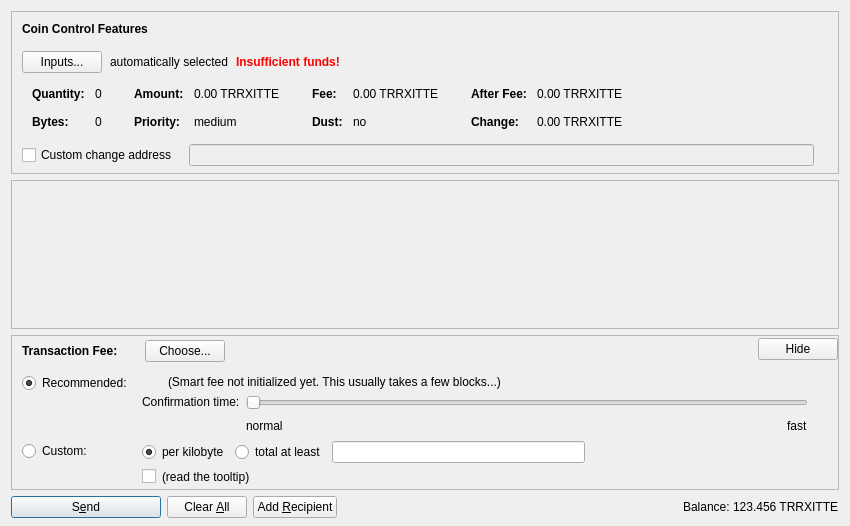
<?xml version="1.0" encoding="UTF-8"?>
<ui version="4.0">
 <class>SendCoinsDialog</class>
 <widget class="QDialog" name="SendCoinsDialog">
  <property name="geometry">
   <rect>
    <x>0</x>
    <y>0</y>
    <width>850</width>
    <height>526</height>
   </rect>
  </property>
  <property name="windowTitle">
   <string>Send Coins</string>
  </property>
  <layout class="QVBoxLayout" name="verticalLayout" stretch="0,1,0,0">
   <property name="bottomMargin">
    <number>8</number>
   </property>
   <item>
    <widget class="QFrame" name="frameCoinControl">
     <property name="sizePolicy">
      <sizepolicy hsizetype="Expanding" vsizetype="Expanding">
       <horstretch>0</horstretch>
       <verstretch>0</verstretch>
      </sizepolicy>
     </property>
     <property name="maximumSize">
      <size>
       <width>16777215</width>
       <height>16777215</height>
      </size>
     </property>
     <property name="frameShape">
      <enum>QFrame::StyledPanel</enum>
     </property>
     <property name="frameShadow">
      <enum>QFrame::Sunken</enum>
     </property>
     <layout class="QVBoxLayout" name="verticalLayoutCoinControl2">
      <property name="spacing">
       <number>0</number>
      </property>
      <property name="leftMargin">
       <number>0</number>
      </property>
      <property name="topMargin">
       <number>0</number>
      </property>
      <property name="rightMargin">
       <number>0</number>
      </property>
      <property name="bottomMargin">
       <number>6</number>
      </property>
      <item>
       <layout class="QVBoxLayout" name="verticalLayoutCoinControl" stretch="0,0,0,0,1">
        <property name="spacing">
         <number>0</number>
        </property>
        <property name="leftMargin">
         <number>10</number>
        </property>
        <property name="topMargin">
         <number>10</number>
        </property>
        <item>
         <layout class="QHBoxLayout" name="horizontalLayoutCoinControl1">
          <property name="bottomMargin">
           <number>15</number>
          </property>
          <item>
           <widget class="QLabel" name="labelCoinControlFeatures">
            <property name="sizePolicy">
             <sizepolicy hsizetype="Preferred" vsizetype="Maximum">
              <horstretch>0</horstretch>
              <verstretch>0</verstretch>
             </sizepolicy>
            </property>
            <property name="font">
             <font>
              <weight>75</weight>
              <bold>true</bold>
             </font>
            </property>
            <property name="styleSheet">
             <string notr="true">font-weight:bold;</string>
            </property>
            <property name="text">
             <string>Coin Control Features</string>
            </property>
           </widget>
          </item>
         </layout>
        </item>
        <item>
         <layout class="QHBoxLayout" name="horizontalLayoutCoinControl2" stretch="0,0,0,0">
          <property name="spacing">
           <number>8</number>
          </property>
          <property name="bottomMargin">
           <number>10</number>
          </property>
          <item>
           <widget class="QPushButton" name="pushButtonCoinControl">
            <property name="styleSheet">
             <string notr="true"/>
            </property>
            <property name="text">
             <string>Inputs...</string>
            </property>
            <property name="autoDefault">
             <bool>false</bool>
            </property>
           </widget>
          </item>
          <item>
           <widget class="QLabel" name="labelCoinControlAutomaticallySelected">
            <property name="text">
             <string>automatically selected</string>
            </property>
            <property name="margin">
             <number>5</number>
            </property>
           </widget>
          </item>
          <item>
           <widget class="QLabel" name="labelCoinControlInsuffFunds">
            <property name="font">
             <font>
              <weight>75</weight>
              <bold>true</bold>
             </font>
            </property>
            <property name="styleSheet">
             <string notr="true">color:red;font-weight:bold;</string>
            </property>
            <property name="text">
             <string>Insufficient funds!</string>
            </property>
            <property name="margin">
             <number>5</number>
            </property>
           </widget>
          </item>
          <item>
           <spacer name="horizontalSpacerCoinControl">
            <property name="orientation">
             <enum>Qt::Horizontal</enum>
            </property>
            <property name="sizeHint" stdset="0">
             <size>
              <width>40</width>
              <height>1</height>
             </size>
            </property>
           </spacer>
          </item>
         </layout>
        </item>
        <item>
         <widget class="QWidget" name="widgetCoinControl" native="true">
          <property name="sizePolicy">
           <sizepolicy hsizetype="Preferred" vsizetype="Preferred">
            <horstretch>0</horstretch>
            <verstretch>0</verstretch>
           </sizepolicy>
          </property>
          <property name="minimumSize">
           <size>
            <width>0</width>
            <height>0</height>
           </size>
          </property>
          <property name="styleSheet">
           <string notr="true"/>
          </property>
          <layout class="QHBoxLayout" name="horizontalLayoutCoinControl5">
           <property name="leftMargin">
            <number>0</number>
           </property>
           <property name="topMargin">
            <number>0</number>
           </property>
           <property name="rightMargin">
            <number>0</number>
           </property>
           <property name="bottomMargin">
            <number>0</number>
           </property>
           <item>
            <layout class="QHBoxLayout" name="horizontalLayoutCoinControl3" stretch="0,0,0,1">
             <property name="spacing">
              <number>20</number>
             </property>
             <property name="topMargin">
              <number>0</number>
             </property>
             <property name="bottomMargin">
              <number>10</number>
             </property>
             <item>
              <layout class="QFormLayout" name="formLayoutCoinControl1">
               <property name="horizontalSpacing">
                <number>10</number>
               </property>
               <property name="verticalSpacing">
                <number>14</number>
               </property>
               <property name="leftMargin">
                <number>10</number>
               </property>
               <property name="topMargin">
                <number>4</number>
               </property>
               <property name="rightMargin">
                <number>6</number>
               </property>
               <item row="0" column="0">
                <widget class="QLabel" name="labelCoinControlQuantityText">
                 <property name="font">
                  <font>
                   <weight>75</weight>
                   <bold>true</bold>
                  </font>
                 </property>
                 <property name="text">
                  <string>Quantity:</string>
                 </property>
                 <property name="margin">
                  <number>0</number>
                 </property>
                </widget>
               </item>
               <item row="0" column="1">
                <widget class="QLabel" name="labelCoinControlQuantity">
                 <property name="cursor">
                  <cursorShape>IBeamCursor</cursorShape>
                 </property>
                 <property name="contextMenuPolicy">
                  <enum>Qt::ActionsContextMenu</enum>
                 </property>
                 <property name="text">
                  <string notr="true">0</string>
                 </property>
                 <property name="margin">
                  <number>0</number>
                 </property>
                 <property name="textInteractionFlags">
                  <set>Qt::LinksAccessibleByMouse|Qt::TextSelectableByKeyboard|Qt::TextSelectableByMouse</set>
                 </property>
                </widget>
               </item>
               <item row="1" column="0">
                <widget class="QLabel" name="labelCoinControlBytesText">
                 <property name="font">
                  <font>
                   <weight>75</weight>
                   <bold>true</bold>
                  </font>
                 </property>
                 <property name="text">
                  <string>Bytes:</string>
                 </property>
                </widget>
               </item>
               <item row="1" column="1">
                <widget class="QLabel" name="labelCoinControlBytes">
                 <property name="cursor">
                  <cursorShape>IBeamCursor</cursorShape>
                 </property>
                 <property name="contextMenuPolicy">
                  <enum>Qt::ActionsContextMenu</enum>
                 </property>
                 <property name="text">
                  <string notr="true">0</string>
                 </property>
                 <property name="textInteractionFlags">
                  <set>Qt::LinksAccessibleByMouse|Qt::TextSelectableByKeyboard|Qt::TextSelectableByMouse</set>
                 </property>
                </widget>
               </item>
              </layout>
             </item>
             <item>
              <layout class="QFormLayout" name="formLayoutCoinControl2">
               <property name="horizontalSpacing">
                <number>10</number>
               </property>
               <property name="verticalSpacing">
                <number>14</number>
               </property>
               <property name="leftMargin">
                <number>6</number>
               </property>
               <property name="topMargin">
                <number>4</number>
               </property>
               <property name="rightMargin">
                <number>6</number>
               </property>
               <item row="0" column="0">
                <widget class="QLabel" name="labelCoinControlAmountText">
                 <property name="font">
                  <font>
                   <weight>75</weight>
                   <bold>true</bold>
                  </font>
                 </property>
                 <property name="text">
                  <string>Amount:</string>
                 </property>
                 <property name="margin">
                  <number>0</number>
                 </property>
                </widget>
               </item>
               <item row="0" column="1">
                <widget class="QLabel" name="labelCoinControlAmount">
                 <property name="cursor">
                  <cursorShape>IBeamCursor</cursorShape>
                 </property>
                 <property name="contextMenuPolicy">
                  <enum>Qt::ActionsContextMenu</enum>
                 </property>
                 <property name="text">
                  <string notr="true">0.00 TRRXITTE</string>
                 </property>
                 <property name="textInteractionFlags">
                  <set>Qt::LinksAccessibleByMouse|Qt::TextSelectableByKeyboard|Qt::TextSelectableByMouse</set>
                 </property>
                </widget>
               </item>
               <item row="1" column="0">
                <widget class="QLabel" name="labelCoinControlPriorityText">
                 <property name="font">
                  <font>
                   <weight>75</weight>
                   <bold>true</bold>
                  </font>
                 </property>
                 <property name="text">
                  <string>Priority:</string>
                 </property>
                </widget>
               </item>
               <item row="1" column="1">
                <widget class="QLabel" name="labelCoinControlPriority">
                 <property name="cursor">
                  <cursorShape>IBeamCursor</cursorShape>
                 </property>
                 <property name="contextMenuPolicy">
                  <enum>Qt::ActionsContextMenu</enum>
                 </property>
                 <property name="text">
                  <string notr="true">medium</string>
                 </property>
                 <property name="textInteractionFlags">
                  <set>Qt::LinksAccessibleByMouse|Qt::TextSelectableByKeyboard|Qt::TextSelectableByMouse</set>
                 </property>
                </widget>
               </item>
              </layout>
             </item>
             <item>
              <layout class="QFormLayout" name="formLayoutCoinControl3">
               <property name="horizontalSpacing">
                <number>10</number>
               </property>
               <property name="verticalSpacing">
                <number>14</number>
               </property>
               <property name="leftMargin">
                <number>6</number>
               </property>
               <property name="topMargin">
                <number>4</number>
               </property>
               <property name="rightMargin">
                <number>6</number>
               </property>
               <item row="0" column="0">
                <widget class="QLabel" name="labelCoinControlFeeText">
                 <property name="font">
                  <font>
                   <weight>75</weight>
                   <bold>true</bold>
                  </font>
                 </property>
                 <property name="text">
                  <string>Fee:</string>
                 </property>
                 <property name="margin">
                  <number>0</number>
                 </property>
                </widget>
               </item>
               <item row="0" column="1">
                <widget class="QLabel" name="labelCoinControlFee">
                 <property name="cursor">
                  <cursorShape>IBeamCursor</cursorShape>
                 </property>
                 <property name="contextMenuPolicy">
                  <enum>Qt::ActionsContextMenu</enum>
                 </property>
                 <property name="text">
                  <string notr="true">0.00 TRRXITTE</string>
                 </property>
                 <property name="textInteractionFlags">
                  <set>Qt::LinksAccessibleByMouse|Qt::TextSelectableByKeyboard|Qt::TextSelectableByMouse</set>
                 </property>
                </widget>
               </item>
               <item row="1" column="0">
                <widget class="QLabel" name="labelCoinControlLowOutputText">
                 <property name="font">
                  <font>
                   <weight>75</weight>
                   <bold>true</bold>
                  </font>
                 </property>
                 <property name="text">
                  <string>Dust:</string>
                 </property>
                </widget>
               </item>
               <item row="1" column="1">
                <widget class="QLabel" name="labelCoinControlLowOutput">
                 <property name="cursor">
                  <cursorShape>IBeamCursor</cursorShape>
                 </property>
                 <property name="contextMenuPolicy">
                  <enum>Qt::ActionsContextMenu</enum>
                 </property>
                 <property name="text">
                  <string notr="true">no</string>
                 </property>
                 <property name="textInteractionFlags">
                  <set>Qt::LinksAccessibleByMouse|Qt::TextSelectableByKeyboard|Qt::TextSelectableByMouse</set>
                 </property>
                </widget>
               </item>
              </layout>
             </item>
             <item>
              <layout class="QFormLayout" name="formLayoutCoinControl4">
               <property name="horizontalSpacing">
                <number>10</number>
               </property>
               <property name="verticalSpacing">
                <number>14</number>
               </property>
               <property name="leftMargin">
                <number>6</number>
               </property>
               <property name="topMargin">
                <number>4</number>
               </property>
               <property name="rightMargin">
                <number>6</number>
               </property>
               <item row="0" column="0">
                <widget class="QLabel" name="labelCoinControlAfterFeeText">
                 <property name="font">
                  <font>
                   <weight>75</weight>
                   <bold>true</bold>
                  </font>
                 </property>
                 <property name="text">
                  <string>After Fee:</string>
                 </property>
                 <property name="margin">
                  <number>0</number>
                 </property>
                </widget>
               </item>
               <item row="0" column="1">
                <widget class="QLabel" name="labelCoinControlAfterFee">
                 <property name="cursor">
                  <cursorShape>IBeamCursor</cursorShape>
                 </property>
                 <property name="contextMenuPolicy">
                  <enum>Qt::ActionsContextMenu</enum>
                 </property>
                 <property name="text">
                  <string notr="true">0.00 TRRXITTE</string>
                 </property>
                 <property name="textInteractionFlags">
                  <set>Qt::LinksAccessibleByMouse|Qt::TextSelectableByKeyboard|Qt::TextSelectableByMouse</set>
                 </property>
                </widget>
               </item>
               <item row="1" column="0">
                <widget class="QLabel" name="labelCoinControlChangeText">
                 <property name="font">
                  <font>
                   <weight>75</weight>
                   <bold>true</bold>
                  </font>
                 </property>
                 <property name="text">
                  <string>Change:</string>
                 </property>
                </widget>
               </item>
               <item row="1" column="1">
                <widget class="QLabel" name="labelCoinControlChange">
                 <property name="cursor">
                  <cursorShape>IBeamCursor</cursorShape>
                 </property>
                 <property name="contextMenuPolicy">
                  <enum>Qt::ActionsContextMenu</enum>
                 </property>
                 <property name="text">
                  <string notr="true">0.00 TRRXITTE</string>
                 </property>
                 <property name="textInteractionFlags">
                  <set>Qt::LinksAccessibleByMouse|Qt::TextSelectableByKeyboard|Qt::TextSelectableByMouse</set>
                 </property>
                </widget>
               </item>
              </layout>
             </item>
            </layout>
           </item>
          </layout>
         </widget>
        </item>
        <item>
         <layout class="QHBoxLayout" name="horizontalLayoutCoinControl4" stretch="0,0,0">
          <property name="spacing">
           <number>12</number>
          </property>
          <property name="sizeConstraint">
           <enum>QLayout::SetDefaultConstraint</enum>
          </property>
          <property name="topMargin">
           <number>5</number>
          </property>
          <property name="rightMargin">
           <number>5</number>
          </property>
          <item>
           <widget class="QCheckBox" name="checkBoxCoinControlChange">
            <property name="toolTip">
             <string>If this is activated, but the change address is empty or invalid, change will be sent to a newly generated address.</string>
            </property>
            <property name="text">
             <string>Custom change address</string>
            </property>
           </widget>
          </item>
          <item>
           <widget class="QValidatedLineEdit" name="lineEditCoinControlChange">
            <property name="enabled">
             <bool>false</bool>
            </property>
            <property name="sizePolicy">
             <sizepolicy hsizetype="Expanding" vsizetype="Fixed">
              <horstretch>0</horstretch>
              <verstretch>0</verstretch>
             </sizepolicy>
            </property>
           </widget>
          </item>
          <item>
           <widget class="QLabel" name="labelCoinControlChangeLabel">
            <property name="sizePolicy">
             <sizepolicy hsizetype="Preferred" vsizetype="Expanding">
              <horstretch>0</horstretch>
              <verstretch>0</verstretch>
             </sizepolicy>
            </property>
            <property name="minimumSize">
             <size>
              <width>0</width>
              <height>0</height>
             </size>
            </property>
            <property name="text">
             <string/>
            </property>
            <property name="margin">
             <number>3</number>
            </property>
           </widget>
          </item>
         </layout>
        </item>
        <item>
         <spacer name="verticalSpacerCoinControl">
          <property name="orientation">
           <enum>Qt::Vertical</enum>
          </property>
          <property name="sizeHint" stdset="0">
           <size>
            <width>800</width>
            <height>1</height>
           </size>
          </property>
         </spacer>
        </item>
       </layout>
      </item>
     </layout>
    </widget>
   </item>
   <item>
    <widget class="QScrollArea" name="scrollArea">
     <property name="widgetResizable">
      <bool>true</bool>
     </property>
     <widget class="QWidget" name="scrollAreaWidgetContents">
      <property name="geometry">
       <rect>
        <x>0</x>
        <y>0</y>
        <width>830</width>
        <height>104</height>
       </rect>
      </property>
      <layout class="QVBoxLayout" name="verticalLayout_2" stretch="0,1">
       <property name="leftMargin">
        <number>0</number>
       </property>
       <property name="topMargin">
        <number>0</number>
       </property>
       <property name="rightMargin">
        <number>0</number>
       </property>
       <property name="bottomMargin">
        <number>0</number>
       </property>
       <item>
        <layout class="QVBoxLayout" name="entries">
         <property name="spacing">
          <number>6</number>
         </property>
        </layout>
       </item>
       <item>
        <spacer name="verticalSpacer">
         <property name="orientation">
          <enum>Qt::Vertical</enum>
         </property>
         <property name="sizeHint" stdset="0">
          <size>
           <width>20</width>
           <height>40</height>
          </size>
         </property>
        </spacer>
       </item>
      </layout>
     </widget>
    </widget>
   </item>
   <item>
    <widget class="QFrame" name="frameFee">
     <property name="sizePolicy">
      <sizepolicy hsizetype="Expanding" vsizetype="Expanding">
       <horstretch>0</horstretch>
       <verstretch>0</verstretch>
      </sizepolicy>
     </property>
     <property name="maximumSize">
      <size>
       <width>16777215</width>
       <height>16777215</height>
      </size>
     </property>
     <property name="frameShape">
      <enum>QFrame::StyledPanel</enum>
     </property>
     <property name="frameShadow">
      <enum>QFrame::Sunken</enum>
     </property>
     <layout class="QVBoxLayout" name="verticalLayoutFee1">
      <property name="spacing">
       <number>0</number>
      </property>
      <property name="leftMargin">
       <number>0</number>
      </property>
      <property name="topMargin">
       <number>0</number>
      </property>
      <property name="rightMargin">
       <number>0</number>
      </property>
      <property name="bottomMargin">
       <number>0</number>
      </property>
      <item>
       <layout class="QVBoxLayout" name="verticalLayoutFee2" stretch="0,0,0">
        <property name="spacing">
         <number>0</number>
        </property>
        <property name="leftMargin">
         <number>10</number>
        </property>
        <property name="topMargin">
         <number>0</number>
        </property>
        <item>
         <layout class="QHBoxLayout" name="horizontalLayoutFee1">
          <property name="bottomMargin">
           <number>0</number>
          </property>
          <item>
           <layout class="QVBoxLayout" name="verticalLayoutFee7">
            <property name="spacing">
             <number>0</number>
            </property>
            <item>
             <spacer name="verticalSpacerSmartFee">
              <property name="orientation">
               <enum>Qt::Vertical</enum>
              </property>
              <property name="sizeType">
               <enum>QSizePolicy::Fixed</enum>
              </property>
              <property name="sizeHint" stdset="0">
               <size>
                <width>1</width>
                <height>4</height>
               </size>
              </property>
             </spacer>
            </item>
            <item>
             <layout class="QHBoxLayout" name="horizontalLayoutSmartFee">
              <property name="spacing">
               <number>10</number>
              </property>
              <item>
               <widget class="QLabel" name="labelFeeHeadline">
                <property name="sizePolicy">
                 <sizepolicy hsizetype="Preferred" vsizetype="Maximum">
                  <horstretch>0</horstretch>
                  <verstretch>0</verstretch>
                 </sizepolicy>
                </property>
                <property name="font">
                 <font>
                  <weight>75</weight>
                  <bold>true</bold>
                 </font>
                </property>
                <property name="styleSheet">
                 <string notr="true">font-weight:bold;</string>
                </property>
                <property name="text">
                 <string>Transaction Fee:</string>
                </property>
               </widget>
              </item>
              <item>
               <widget class="QLabel" name="labelFeeMinimized">
                <property name="text">
                 <string/>
                </property>
               </widget>
              </item>
              <item>
               <widget class="QPushButton" name="buttonChooseFee">
                <property name="text">
                 <string>Choose...</string>
                </property>
               </widget>
              </item>
             </layout>
            </item>
            <item>
             <spacer name="verticalSpacer_5">
              <property name="orientation">
               <enum>Qt::Vertical</enum>
              </property>
              <property name="sizeHint" stdset="0">
               <size>
                <width>1</width>
                <height>1</height>
               </size>
              </property>
             </spacer>
            </item>
           </layout>
          </item>
          <item>
           <spacer name="horizontalSpacer_4">
            <property name="orientation">
             <enum>Qt::Horizontal</enum>
            </property>
            <property name="sizeHint" stdset="0">
             <size>
              <width>40</width>
              <height>20</height>
             </size>
            </property>
           </spacer>
          </item>
          <item>
           <widget class="QPushButton" name="buttonMinimizeFee">
            <property name="toolTip">
             <string>collapse fee-settings</string>
            </property>
            <property name="text">
             <string>Hide</string>
            </property>
           </widget>
          </item>
         </layout>
        </item>
        <item>
         <widget class="QFrame" name="frameFeeSelection">
          <layout class="QVBoxLayout" name="verticalLayoutFee12">
           <property name="spacing">
            <number>0</number>
           </property>
           <property name="leftMargin">
            <number>0</number>
           </property>
           <property name="topMargin">
            <number>0</number>
           </property>
           <property name="rightMargin">
            <number>0</number>
           </property>
           <property name="bottomMargin">
            <number>0</number>
           </property>
           <item>
            <layout class="QGridLayout" name="gridLayoutFee">
             <property name="topMargin">
              <number>10</number>
             </property>
             <property name="bottomMargin">
              <number>4</number>
             </property>
             <property name="horizontalSpacing">
              <number>10</number>
             </property>
             <property name="verticalSpacing">
              <number>4</number>
             </property>
             <item row="1" column="1">
              <layout class="QVBoxLayout" name="verticalLayoutFee8">
               <property name="spacing">
                <number>6</number>
               </property>
               <item>
                <layout class="QHBoxLayout" name="horizontalLayoutFee13">
                 <item>
                  <widget class="QRadioButton" name="radioCustomPerKilobyte">
                   <property name="toolTip">
                    <string>If the custom fee is set to 1000 satoshis and the transaction is only 250 bytes, then &quot;per kilobyte&quot; only pays 250 satoshis in fee, while &quot;total at least&quot; pays 1000 satoshis. For transactions bigger than a kilobyte both pay by kilobyte.</string>
                   </property>
                   <property name="text">
                    <string>per kilobyte</string>
                   </property>
                   <property name="checked">
                    <bool>true</bool>
                   </property>
                   <attribute name="buttonGroup">
                    <string notr="true">groupCustomFee</string>
                   </attribute>
                  </widget>
                 </item>
                 <item>
                  <widget class="QRadioButton" name="radioCustomAtLeast">
                   <property name="toolTip">
                    <string>If the custom fee is set to 1000 satoshis and the transaction is only 250 bytes, then &quot;per kilobyte&quot; only pays 250 satoshis in fee, while &quot;total at least&quot; pays 1000 satoshis. For transactions bigger than a kilobyte both pay by kilobyte.</string>
                   </property>
                   <property name="text">
                    <string>total at least</string>
                   </property>
                   <attribute name="buttonGroup">
                    <string notr="true">groupCustomFee</string>
                   </attribute>
                  </widget>
                 </item>
                 <item>
                  <widget class="BitcoinAmountField" name="customFee"/>
                 </item>
                 <item>
                  <spacer name="horizontalSpacer_6">
                   <property name="orientation">
                    <enum>Qt::Horizontal</enum>
                   </property>
                   <property name="sizeHint" stdset="0">
                    <size>
                     <width>1</width>
                     <height>1</height>
                    </size>
                   </property>
                  </spacer>
                 </item>
                </layout>
               </item>
               <item>
                <layout class="QHBoxLayout" name="horizontalLayoutFee8">
                 <item>
                  <widget class="QCheckBox" name="checkBoxMinimumFee">
                   <property name="toolTip">
                    <string>Paying only the minimum fee is just fine as long as there is less transaction volume than space in the blocks. But be aware that this can end up in a never confirming transaction once there is more demand for bitcoin transactions than the network can process.</string>
                   </property>
                   <property name="text">
                    <string/>
                   </property>
                  </widget>
                 </item>
                 <item>
                  <widget class="QLabel" name="labelMinFeeWarning">
                   <property name="enabled">
                    <bool>true</bool>
                   </property>
                   <property name="toolTip">
                    <string>Paying only the minimum fee is just fine as long as there is less transaction volume than space in the blocks. But be aware that this can end up in a never confirming transaction once there is more demand for bitcoin transactions than the network can process.</string>
                   </property>
                   <property name="text">
                    <string>(read the tooltip)</string>
                   </property>
                   <property name="margin">
                    <number>5</number>
                   </property>
                  </widget>
                 </item>
                 <item>
                  <spacer name="horizontalSpacer_2">
                   <property name="orientation">
                    <enum>Qt::Horizontal</enum>
                   </property>
                   <property name="sizeHint" stdset="0">
                    <size>
                     <width>1</width>
                     <height>1</height>
                    </size>
                   </property>
                  </spacer>
                 </item>
                </layout>
               </item>
              </layout>
             </item>
             <item row="0" column="0">
              <layout class="QVBoxLayout" name="verticalLayoutFee4" stretch="0,1">
               <item>
                <widget class="QRadioButton" name="radioSmartFee">
                 <property name="text">
                  <string>Recommended:</string>
                 </property>
                 <property name="checked">
                  <bool>true</bool>
                 </property>
                 <attribute name="buttonGroup">
                  <string notr="true">groupFee</string>
                 </attribute>
                </widget>
               </item>
               <item>
                <spacer name="verticalSpacer_2">
                 <property name="orientation">
                  <enum>Qt::Vertical</enum>
                 </property>
                 <property name="sizeHint" stdset="0">
                  <size>
                   <width>1</width>
                   <height>1</height>
                  </size>
                 </property>
                </spacer>
               </item>
              </layout>
             </item>
             <item row="1" column="0">
              <layout class="QVBoxLayout" name="verticalLayoutFee9" stretch="0,1">
               <item>
                <widget class="QRadioButton" name="radioCustomFee">
                 <property name="text">
                  <string>Custom:</string>
                 </property>
                 <attribute name="buttonGroup">
                  <string notr="true">groupFee</string>
                 </attribute>
                </widget>
               </item>
               <item>
                <spacer name="verticalSpacer_6">
                 <property name="orientation">
                  <enum>Qt::Vertical</enum>
                 </property>
                 <property name="sizeHint" stdset="0">
                  <size>
                   <width>1</width>
                   <height>1</height>
                  </size>
                 </property>
                </spacer>
               </item>
              </layout>
             </item>
             <item row="0" column="1">
              <layout class="QVBoxLayout" name="verticalLayoutFee3" stretch="0,0,1">
               <property name="spacing">
                <number>6</number>
               </property>
               <property name="topMargin">
                <number>2</number>
               </property>
               <item>
                <layout class="QHBoxLayout" name="horizontalLayoutFee12">
                 <item>
                  <widget class="QLabel" name="labelSmartFee">
                   <property name="text">
                    <string/>
                   </property>
                   <property name="margin">
                    <number>2</number>
                   </property>
                  </widget>
                 </item>
                 <item>
                  <widget class="QLabel" name="labelFeeEstimation">
                   <property name="text">
                    <string/>
                   </property>
                  </widget>
                 </item>
                 <item>
                  <widget class="QLabel" name="labelSmartFee2">
                   <property name="text">
                    <string>(Smart fee not initialized yet. This usually takes a few blocks...)</string>
                   </property>
                   <property name="margin">
                    <number>2</number>
                   </property>
                  </widget>
                 </item>
                 <item>
                  <spacer name="horizontalSpacer_5">
                   <property name="orientation">
                    <enum>Qt::Horizontal</enum>
                   </property>
                   <property name="sizeHint" stdset="0">
                    <size>
                     <width>1</width>
                     <height>1</height>
                    </size>
                   </property>
                  </spacer>
                 </item>
                </layout>
               </item>
               <item>
                <layout class="QHBoxLayout" name="horizontalLayoutFee9">
                 <item>
                  <layout class="QVBoxLayout" name="verticalLayoutFee6">
                   <item>
                    <widget class="QLabel" name="labelSmartFee3">
                     <property name="text">
                      <string>Confirmation time:</string>
                     </property>
                     <property name="margin">
                      <number>2</number>
                     </property>
                    </widget>
                   </item>
                   <item>
                    <spacer name="verticalSpacer_3">
                     <property name="orientation">
                      <enum>Qt::Vertical</enum>
                     </property>
                     <property name="sizeHint" stdset="0">
                      <size>
                       <width>1</width>
                       <height>1</height>
                      </size>
                     </property>
                    </spacer>
                   </item>
                  </layout>
                 </item>
                 <item>
                  <layout class="QVBoxLayout" name="verticalLayoutFee5">
                   <property name="rightMargin">
                    <number>30</number>
                   </property>
                   <item>
                    <widget class="QSlider" name="sliderSmartFee">
                     <property name="minimum">
                      <number>0</number>
                     </property>
                     <property name="maximum">
                      <number>24</number>
                     </property>
                     <property name="pageStep">
                      <number>1</number>
                     </property>
                     <property name="value">
                      <number>0</number>
                     </property>
                     <property name="orientation">
                      <enum>Qt::Horizontal</enum>
                     </property>
                     <property name="invertedAppearance">
                      <bool>false</bool>
                     </property>
                     <property name="invertedControls">
                      <bool>false</bool>
                     </property>
                     <property name="tickPosition">
                      <enum>QSlider::NoTicks</enum>
                     </property>
                    </widget>
                   </item>
                   <item>
                    <layout class="QHBoxLayout" name="horizontalLayoutFee10">
                     <item>
                      <widget class="QLabel" name="labelSmartFeeNormal">
                       <property name="text">
                        <string>normal</string>
                       </property>
                      </widget>
                     </item>
                     <item>
                      <spacer name="horizontalSpacer_3">
                       <property name="orientation">
                        <enum>Qt::Horizontal</enum>
                       </property>
                       <property name="sizeHint" stdset="0">
                        <size>
                         <width>40</width>
                         <height>20</height>
                        </size>
                       </property>
                      </spacer>
                     </item>
                     <item>
                      <widget class="QLabel" name="labelSmartFeeFast">
                       <property name="text">
                        <string>fast</string>
                       </property>
                      </widget>
                     </item>
                    </layout>
                   </item>
                  </layout>
                 </item>
                </layout>
               </item>
               <item>
                <spacer name="verticalSpacer_4">
                 <property name="orientation">
                  <enum>Qt::Vertical</enum>
                 </property>
                 <property name="sizeHint" stdset="0">
                  <size>
                   <width>1</width>
                   <height>1</height>
                  </size>
                 </property>
                </spacer>
               </item>
              </layout>
             </item>
            </layout>
           </item>
          </layout>
         </widget>
        </item>
        <item>
         <spacer name="verticalSpacerFee">
          <property name="orientation">
           <enum>Qt::Vertical</enum>
          </property>
          <property name="sizeHint" stdset="0">
           <size>
            <width>800</width>
            <height>1</height>
           </size>
          </property>
         </spacer>
        </item>
       </layout>
      </item>
     </layout>
    </widget>
   </item>
   <item>
    <layout class="QHBoxLayout" name="horizontalLayout">
     <item>
      <widget class="QPushButton" name="sendButton">
       <property name="minimumSize">
        <size>
         <width>150</width>
         <height>0</height>
        </size>
       </property>
       <property name="toolTip">
        <string>Confirm the send action</string>
       </property>
       <property name="text">
        <string>S&amp;end</string>
       </property>
       <property name="icon">
        <iconset resource="../bitcoin.qrc">
         <normaloff>:/icons/send</normaloff>:/icons/send</iconset>
       </property>
       <property name="autoDefault">
        <bool>false</bool>
       </property>
       <property name="default">
        <bool>true</bool>
       </property>
      </widget>
     </item>
     <item>
      <widget class="QPushButton" name="clearButton">
       <property name="sizePolicy">
        <sizepolicy hsizetype="Minimum" vsizetype="Fixed">
         <horstretch>0</horstretch>
         <verstretch>0</verstretch>
        </sizepolicy>
       </property>
       <property name="toolTip">
        <string>Clear all fields of the form.</string>
       </property>
       <property name="text">
        <string>Clear &amp;All</string>
       </property>
       <property name="icon">
        <iconset resource="../bitcoin.qrc">
         <normaloff>:/icons/remove</normaloff>:/icons/remove</iconset>
       </property>
       <property name="autoDefault">
        <bool>false</bool>
       </property>
      </widget>
     </item>
     <item>
      <widget class="QPushButton" name="addButton">
       <property name="toolTip">
        <string>Send to multiple recipients at once</string>
       </property>
       <property name="text">
        <string>Add &amp;Recipient</string>
       </property>
       <property name="icon">
        <iconset resource="../bitcoin.qrc">
         <normaloff>:/icons/add</normaloff>:/icons/add</iconset>
       </property>
       <property name="autoDefault">
        <bool>false</bool>
       </property>
      </widget>
     </item>
     <item>
      <spacer name="horizontalSpacer">
       <property name="orientation">
        <enum>Qt::Horizontal</enum>
       </property>
       <property name="sizeHint" stdset="0">
        <size>
         <width>40</width>
         <height>20</height>
        </size>
       </property>
      </spacer>
     </item>
     <item>
      <layout class="QHBoxLayout" name="horizontalLayout_2">
       <property name="spacing">
        <number>3</number>
       </property>
       <item>
        <widget class="QLabel" name="label">
         <property name="sizePolicy">
          <sizepolicy hsizetype="Preferred" vsizetype="Fixed">
           <horstretch>0</horstretch>
           <verstretch>0</verstretch>
          </sizepolicy>
         </property>
         <property name="text">
          <string>Balance:</string>
         </property>
        </widget>
       </item>
       <item>
        <widget class="QLabel" name="labelBalance">
         <property name="sizePolicy">
          <sizepolicy hsizetype="Preferred" vsizetype="Fixed">
           <horstretch>0</horstretch>
           <verstretch>0</verstretch>
          </sizepolicy>
         </property>
         <property name="cursor">
          <cursorShape>IBeamCursor</cursorShape>
         </property>
         <property name="text">
          <string notr="true">123.456 TRRXITTE</string>
         </property>
         <property name="textInteractionFlags">
          <set>Qt::LinksAccessibleByMouse|Qt::TextSelectableByKeyboard|Qt::TextSelectableByMouse</set>
         </property>
        </widget>
       </item>
      </layout>
     </item>
    </layout>
   </item>
  </layout>
 </widget>
 <customwidgets>
  <customwidget>
   <class>QValidatedLineEdit</class>
   <extends>QLineEdit</extends>
   <header>qvalidatedlineedit.h</header>
  </customwidget>
  <customwidget>
   <class>BitcoinAmountField</class>
   <extends>QLineEdit</extends>
   <header>bitcoinamountfield.h</header>
   <container>1</container>
  </customwidget>
 </customwidgets>
 <resources>
  <include location="../bitcoin.qrc"/>
 </resources>
 <connections/>
 <buttongroups>
  <buttongroup name="groupFee"/>
  <buttongroup name="groupCustomFee"/>
 </buttongroups>
</ui>
